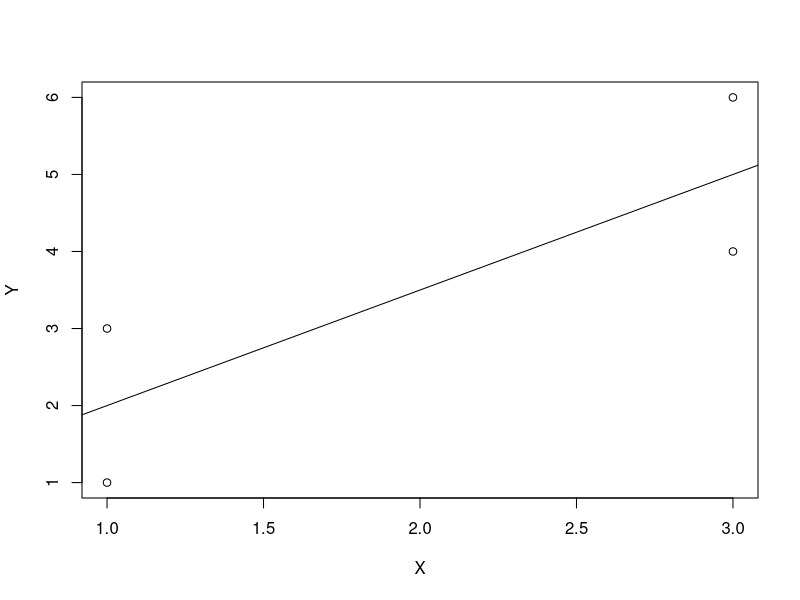
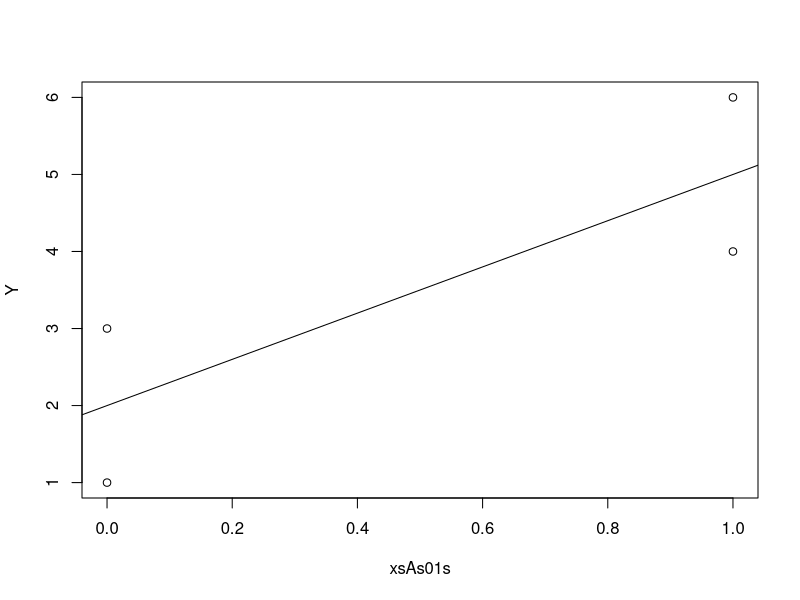

Generate these figures, in order, with R:

# Using R to fit SLR model 
# X [1,1,3,3]
# Y = [1,3,4,6]

options(digits=3)

X <- c(1,1,3,3)
Y <- c(1,3,4,6)

# Fit the linear model, and include the argument x = T to store
# the design matrix
xy.lm <- lm(Y ~ X, x=TRUE)
summary(xy.lm)

# Vector of fitted coefs B-hat, vector of fitted vals Y-hat, and 
# the design matrix X and residuals vector e-hat. 
xy.lm$coefficients
cbind(Y, xy.lm$fitted.values, xy.lm$residuals)
# Print the design matrix
xy.lm$x

# FItted values are obtained this way: Y-hat = X * B-hat
theYHats <- xy.lm$x %*% xy.lm$coef; theYHats
# these are equal to the fitted values
xy.lm$fitted.values

# Plotting
plot(X, Y)
abline(xy.lm)




# Case 2: predictor is a factor with levels that correspond
# to treatments
X <- c("A", "A", "B", "B")
g <- factor(X); g
Y <- c(1,3,4,6)
# fit the model and store design matrix
xy.lm <- lm(Y ~ g, x=TRUE)
summary(xy.lm)
cbind(Y, xy.lm$fitted.values, xy.lm$residuals)
# fitted model is Y-hat = X * B-hat
theYHats <- xy.lm$x %*% xy.lm$coef
theYHats
# Since they chose base level to be A (since they have gB), the intercepts
# are interpreted as: B0 = mean_A, B1 = mean_B - mean_A
# ((default base level is chosen alphanumerically, lesser letters
# go first as the base))
# Check Y = Y-hat + e-hat
Y #
theYHats + xy.lm$residuals

# Plotting
#plot(xy.lm$x, xy.lm$fitted.values)
xsAs01s <- matrix(xy.lm$x[,2])
plot(xsAs01s, Y)
abline(xy.lm)



# Case: Model without intercept, still factors
xy1.lm <- lm(Y ~ g - 1, x=TRUE)
summary(xy1.lm)
summary(xy.lm)
xy.lm
xy1.lm
xy1.lm$coefficients
cbind(Y, xy1.lm$fitted.values, xy1.lm$residuals)


# Comparing the design matrices for the two models!
xy.lm$x
xy1.lm$x
cbind(xy.lm$x, replicate(4, "dash"), xy1.lm$x)
# A = 0, B = 1
